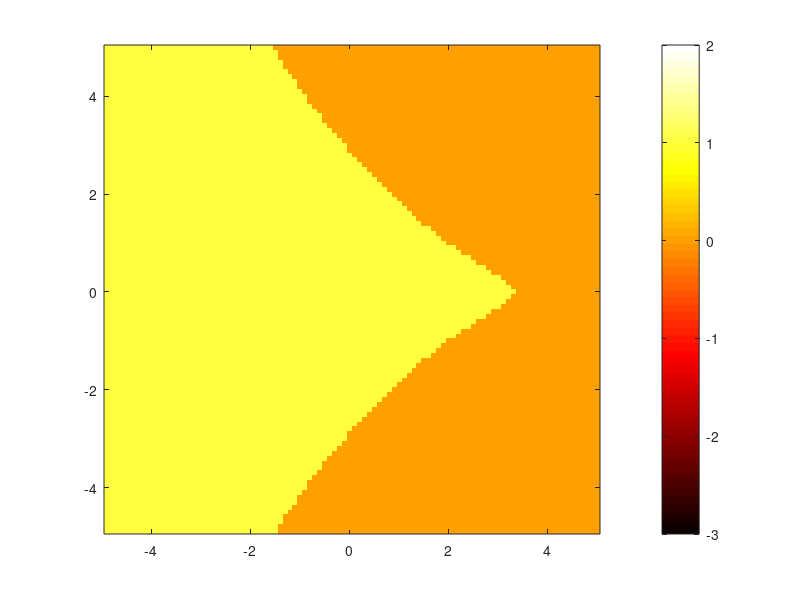

MATLAB code for this plot: (Note: this script raises an error after producing the figure.)
clear
clc
clear  %%%%%%%%%%%%   Eigenvalue distribution text
clc
Du=0.1;
Dv=0.0;
fu=1;
fv=-1;
gu=2;
gv=-1.5;
trJ=fu+gv;
detJ=fu*gv-fv*gu;
data=zeros(100,100);

for i=1:100
    gamaR=-5+i*0.1;
  for j=1:100
    gamaI=-5+j*0.1;
    TJR=trJ+(Du+Dv)*gamaR;
    TJI=(Du+Dv)*gamaI;
    DJR=detJ+(fu*Dv+Du*gv)*gamaR+Du*Dv*(gamaR^2-gamaI^2);
    DJI=(fu*Dv+Du*gv)*gamaI+2*Du*Dv*gamaR*gamaI;
    
    A=TJR^2-TJI^2-4*DJR;
    B=2*TJR*TJI-4*DJI;
    r=sqrt((A+sqrt(A^2+B^2))/2);
    
    LambdaR=TJR+r;
    
    data(i,j)=LambdaR;

  end
end

%%%%%
for i=1:100
  for j=1:100
   if (data(i,j)>=0)
       data(i,j)=0;
   else
       data(i,j)=1.0;
   end
  end
end
%%%%%%%%%%%%%%%%


LR=[-4.9:0.1:5];
LI=[-4.9:0.1:5];
clims = [-3 2];
imagesc(LR,LI,data',clims)
set(gca,'YDir','normal')
% view(-90,90)
colormap hot
colorbar
hold on
%%%%%%%%%%%%%%%%%%%%%%
syms x;
syms y;
f=0.024*x^3+0.024*x*y^2+0.24*y^2-0.32*x^2+1.4*x-2;
%h=ezplot(f,[-2.011,0.832,-1,1]);
h=ezplot(f)
set( h,'Linestyle','-', 'color', 'r', 'Linewidth',2)

%%%%%%%%%%%%%%%%%%%%%%%%
% xlim([-8.5,300])
% ylim([-5,3])
% set(gcf,'Position',[200 200 400 360]);
set(gca,'linewidth',2,'fontsize',18,'fontname','Times');
xlabel('Re(\Lambda_{\alpha})','Fontname', 'Times New Roman','FontSize',20);
ylabel('Im(\Lambda_{\alpha})','Fontname', 'Times New Roman','FontSize',20);